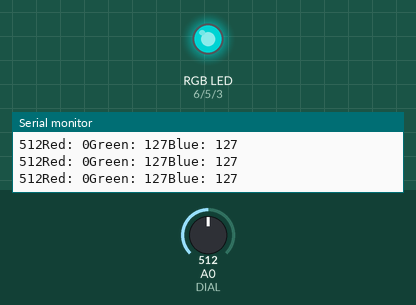
Recording of a sketch running on a simulated Arduino Uno, built with avr-gcc and run on an emulated ATmega328P. Shown: an RGB LED mixed from three pins (HIGH = lit), the last lines printed to the serial monitor. The inputs (shaded band) are chosen by the test bench; at power-on: A0 (DIAL) = 512. Dim RGB values are drawn brighter than linear.

Above: at 1.2 s.
1.3 s: A0 (DIAL) set to 332
At 2.4 s:
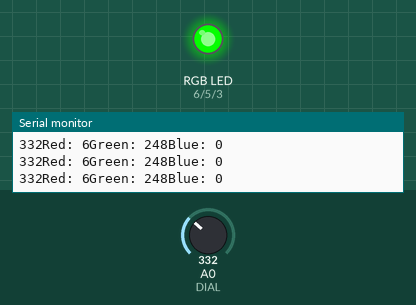
2.8 s: A0 (DIAL) set to 122
At 3.2 s:
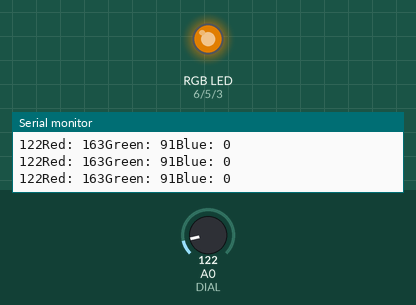
4.3 s: A0 (DIAL) set to 0
At 5.1 s:
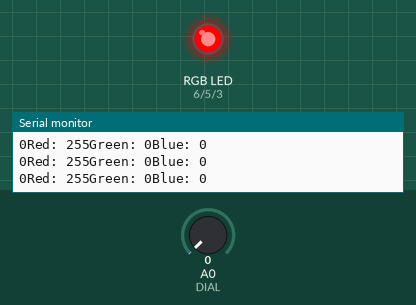
5.8 s: A0 (DIAL) set to 351
At 7.0 s:
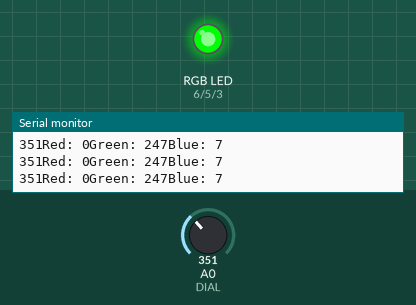
7.3 s: A0 (DIAL) set to 693
At 7.6 s:
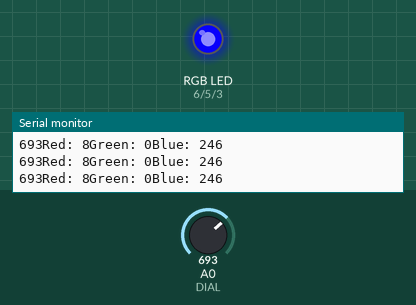
8.8 s: A0 (DIAL) set to 1023
At 9.5 s:
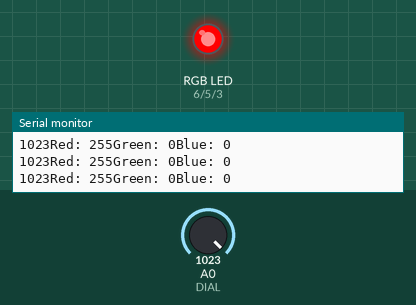
Timing chart, 0 to 11.3 s (numbered marks = the images above; inputs shaded):
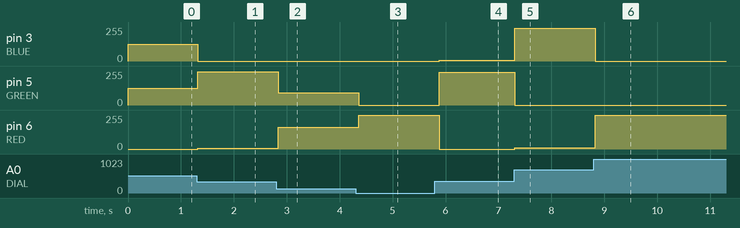

The sketch:

PotentiometerLEDFadeTest3.ino
```cpp
#define BLUE 3
#define GREEN 5
#define RED 6
#define DIAL A0

class Vector3Int
{
  public: int X = 0;
  public: int Y = 0;
  public: int Z = 0;

  Vector3Int(int Xin, int Yin, int Zin)
  {
    X = Xin;
    Y = Yin;
    Z = Zin;
  }
};

void setup() {
  // put your setup code here, to run once:
pinMode(RED, OUTPUT);
pinMode(GREEN, OUTPUT);
pinMode(BLUE, OUTPUT);
digitalWrite(RED, HIGH);
digitalWrite(GREEN, LOW);
digitalWrite(BLUE, LOW);
Serial.begin(9600);
}

void loop()
{
  // put your main code here, to run repeatedly:
  //Serial.println(analogRead(DIAL));

  Vector3Int ledValues = GetLedVector2(analogRead(DIAL));

  String test = "Red: ";
  test = test + ledValues.X;
  test = test + "Green: ";
  test = test + ledValues.Y;
  test = test + "Blue: ";
  test = test + ledValues.Z;
  //String read = analogRead(DIAL);
  Serial.println(analogRead(DIAL) + test);
   analogWrite(RED, ledValues.X);
   analogWrite(GREEN, ledValues.Y);
   analogWrite(BLUE, ledValues.Z);
   delay(100);
}

Vector3Int GetLedVector(int input)
{
  int scaledInput = map((long)input, 0, 1023, 0, 255);

  return Vector3Int(
    constrain(127*sin(scaledInput/(25.5*PI) + (PI/2)), 0, 255),
    constrain(127*sin(scaledInput/ (25.5*PI)), 0, 255),
    constrain(127*sin(scaledInput/ (25.5*PI) - (PI/2)), 0 ,255)
  );
}

Vector3Int GetLedVector2(int input)
{
  input = constrain(input, 0, 1023);

  return Vector3Int(
    GetRedLEDValue(input),
    GetGreenLEDValue(input),
    GetBlueLEDValue(input)
  );
}

float GetRedLEDValue(int input)
{
  if (input < 342)
  {
    // y = (-255/341)x + 255
    return -255*(float)input/341 +255;
  }
  else if (input < 683)
  {
    return 0;
  }
  else if (input < 1024)
  {
    // y = (255*x)/341 - 510
    return 255*(float)input/341 - 510;
  }
  else return 0;
}

int GetGreenLEDValue(int input)
{
  if (input < 342)
  {
    // y= 255x/341
    return (255 * (float)input)/341;
  }
  else if (input < 683)
  {
    // y = (-255 * x)/ 341 + 510
    return ((-255 * (float)input)/ 341) + 510;
  }
  else return 0;
}

int GetBlueLEDValue(int input)
{
  if (input < 341)
  {
    return 0;
  }
  else if ((float)input < 683)
  {
    // y = 255x/341 -255
    return ((255*(float)input)/341) - 255;
  }
  else if ((float)input < 1024)
  {
    // y = (-255 * x)/341 + 765
    return ((-255 * (float)input)/341) + 765;
  }
  else return 0;
}
```

Measured:
- after the input at 1.3 s, pin 3 (BLUE): 127/255 → 0/255 at once; pin 5 (GREEN): 127/255 → 248/255 at once; pin 6 (RED): 0/255 → 6/255 at once
- after the input at 2.8 s, pin 5 (GREEN): 248/255 → 91/255 at once; pin 6 (RED): 6/255 → 163/255 at once
- after the input at 4.3 s, pin 5 (GREEN): 91/255 → 0/255 after 0.06 s; pin 6 (RED): 163/255 → 255/255 after 0.06 s
- after the input at 5.8 s, pin 3 (BLUE): 0/255 → 7/255 after 0.08 s; pin 5 (GREEN): 0/255 → 247/255 after 0.08 s; pin 6 (RED): 255/255 → 0/255 after 0.08 s
- after the input at 7.3 s, pin 3 (BLUE): 7/255 → 246/255 at once; pin 5 (GREEN): 247/255 → 0/255 at once; pin 6 (RED): 0/255 → 8/255 at once
- after the input at 8.8 s, pin 3 (BLUE): 246/255 → 0/255 at once; pin 6 (RED): 8/255 → 255/255 at once
